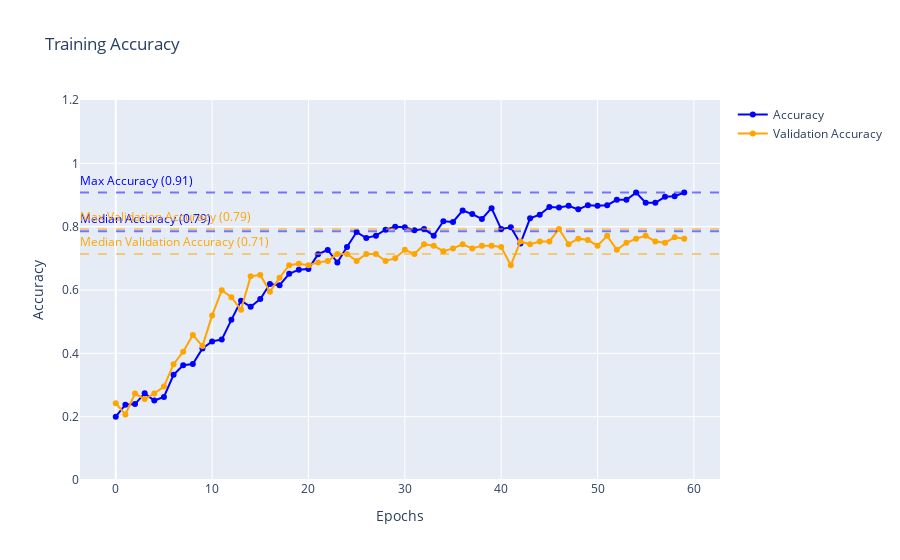

Here is the notebook cell this chart was saved with:
### Code cell
history_df = pd.DataFrame(history.history)

fig = px.line(history_df, x=history_df.index, y="accuracy", markers=True, title="Training Accuracy")
fig2 = px.line(history_df, x=history_df.index, y="val_accuracy", markers=True)

fig.update_traces(dict(
  marker=dict(
    color="blue"
  ),
  line=dict(
    color="blue",
  ),
))
fig2.update_traces(dict(
  marker=dict(
    color="orange"
  ),
  line=dict(
    color="orange",
  ),
))
fig.add_traces(fig2.data)
fig.data[0]["name"] = "Accuracy" # type: ignore
fig.data[1]["name"] = "Validation Accuracy" # type: ignore
fig.update_yaxes(dict(range=[0,1.2], title="Accuracy"))
fig.update_xaxes(dict(title="Epochs"))

lines = [
  dict(y=history_df["val_accuracy"].median(), is_validation=True, label=f"Median Validation Accuracy"),
  dict(y=history_df["accuracy"].median(), is_validation=False, label=f"Median Accuracy"),
  dict(y=history_df["val_accuracy"].max(), is_validation=True, label=f"Max Validation Accuracy"),
  dict(y=history_df["accuracy"].max(), is_validation=False, label=f"Max Accuracy"),
]
VALIDATION_COLOR = "rgba(255, 165, 0,"
TRAINING_COLOR = "rgba(0, 0, 255,"
for line in lines:
  base_color = VALIDATION_COLOR if line['is_validation'] else TRAINING_COLOR
  fig.add_hline(
    y=line["y"],
    line_color=f"{base_color} 0.5)",
    line_dash="dash",
    label=dict(text=f"{line['label']} ({line['y']:.2f})", textposition="start", font=dict(color=f"{base_color} 1)")),
  )

fig.update_traces(dict(
  showlegend=True
))

fig.show()

### Figure 1 — Plotly figure (JSON) as saved in the notebook; plotly's stock layout.template omitted (floating-point values rounded to 4 significant figures)
{"data": [{"hovertemplate": "index=%{x}<br>accuracy=%{y}<extra></extra>", "legendgroup": "", "line": {"color": "blue", "dash": "solid"}, "marker": {"color": "blue", "symbol": "circle"}, "mode": "lines+markers", "name": "Accuracy", "orientation": "v", "showlegend": true, "type": "scatter", "x": [0, 1, 2, 3, 4, 5, 6, 7, 8, 9, 10, 11, 12, 13, 14, 15, 16, 17, 18, 19, 20, 21, 22, 23, 24, 25, 26, 27, 28, 29, 30, 31, 32, 33, 34, 35, 36, 37, 38, 39, 40, 41, 42, 43, 44, 45, 46, 47, 48, 49, 50, 51, 52, 53, 54, 55, 56, 57, 58, 59], "xaxis": "x", "y": [0.2, 0.2377, 0.2396, 0.2736, 0.2509, 0.2623, 0.3321, 0.3623, 0.366, 0.4151, 0.4377, 0.4434, 0.5057, 0.566, 0.5472, 0.5717, 0.6189, 0.6151, 0.6509, 0.6642, 0.666, 0.7132, 0.7264, 0.6868, 0.7358, 0.783, 0.7642, 0.7717, 0.7906, 0.8, 0.7981, 0.7887, 0.7925, 0.7717, 0.817, 0.8151, 0.8509, 0.8396, 0.8245, 0.8585, 0.7925, 0.7981, 0.7472, 0.8264, 0.8377, 0.8623, 0.8604, 0.866, 0.8547, 0.8679, 0.866, 0.8679, 0.8849, 0.8849, 0.9075, 0.8755, 0.8755, 0.8943, 0.8962, 0.9075], "yaxis": "y"}, {"hovertemplate": "index=%{x}<br>val_accuracy=%{y}<extra></extra>", "legendgroup": "", "line": {"color": "orange", "dash": "solid"}, "marker": {"color": "orange", "symbol": "circle"}, "mode": "lines+markers", "name": "Validation Accuracy", "orientation": "v", "showlegend": true, "type": "scatter", "x": [0, 1, 2, 3, 4, 5, 6, 7, 8, 9, 10, 11, 12, 13, 14, 15, 16, 17, 18, 19, 20, 21, 22, 23, 24, 25, 26, 27, 28, 29, 30, 31, 32, 33, 34, 35, 36, 37, 38, 39, 40, 41, 42, 43, 44, 45, 46, 47, 48, 49, 50, 51, 52, 53, 54, 55, 56, 57, 58, 59], "xaxis": "x", "y": [0.2423, 0.207, 0.2731, 0.2555, 0.2731, 0.2952, 0.3656, 0.4053, 0.4581, 0.4229, 0.5198, 0.5991, 0.5771, 0.5374, 0.6432, 0.6476, 0.5947, 0.6388, 0.6784, 0.6828, 0.6784, 0.6872, 0.6916, 0.7137, 0.7137, 0.6916, 0.7137, 0.7137, 0.6916, 0.7004, 0.7269, 0.7137, 0.7445, 0.7401, 0.7225, 0.7313, 0.7445, 0.7313, 0.7401, 0.7401, 0.7357, 0.6784, 0.7533, 0.7445, 0.7533, 0.7533, 0.793, 0.7445, 0.7621, 0.7577, 0.7401, 0.7709, 0.7269, 0.7489, 0.7621, 0.7709, 0.7533, 0.7489, 0.7665, 0.7621], "yaxis": "y"}], "layout": {"legend": {"tracegroupgap": 0}, "shapes": [{"label": {"font": {"color": "rgba(255, 165, 0, 1)"}, "text": "Median Validation Accuracy (0.71)", "textposition": "start"}, "line": {"color": "rgba(255, 165, 0, 0.5)", "dash": "dash"}, "type": "line", "x0": 0, "x1": 1, "xref": "x domain", "y0": 0.7137, "y1": 0.7137, "yref": "y"}, {"label": {"font": {"color": "rgba(0, 0, 255, 1)"}, "text": "Median Accuracy (0.79)", "textposition": "start"}, "line": {"color": "rgba(0, 0, 255, 0.5)", "dash": "dash"}, "type": "line", "x0": 0, "x1": 1, "xref": "x domain", "y0": 0.7858, "y1": 0.7858, "yref": "y"}, {"label": {"font": {"color": "rgba(255, 165, 0, 1)"}, "text": "Max Validation Accuracy (0.79)", "textposition": "start"}, "line": {"color": "rgba(255, 165, 0, 0.5)", "dash": "dash"}, "type": "line", "x0": 0, "x1": 1, "xref": "x domain", "y0": 0.793, "y1": 0.793, "yref": "y"}, {"label": {"font": {"color": "rgba(0, 0, 255, 1)"}, "text": "Max Accuracy (0.91)", "textposition": "start"}, "line": {"color": "rgba(0, 0, 255, 0.5)", "dash": "dash"}, "type": "line", "x0": 0, "x1": 1, "xref": "x domain", "y0": 0.9075, "y1": 0.9075, "yref": "y"}], "title": {"text": "Training Accuracy"}, "xaxis": {"anchor": "y", "domain": [0, 1], "title": {"text": "Epochs"}}, "yaxis": {"anchor": "x", "domain": [0, 1], "range": [0, 1.2], "title": {"text": "Accuracy"}}}}
